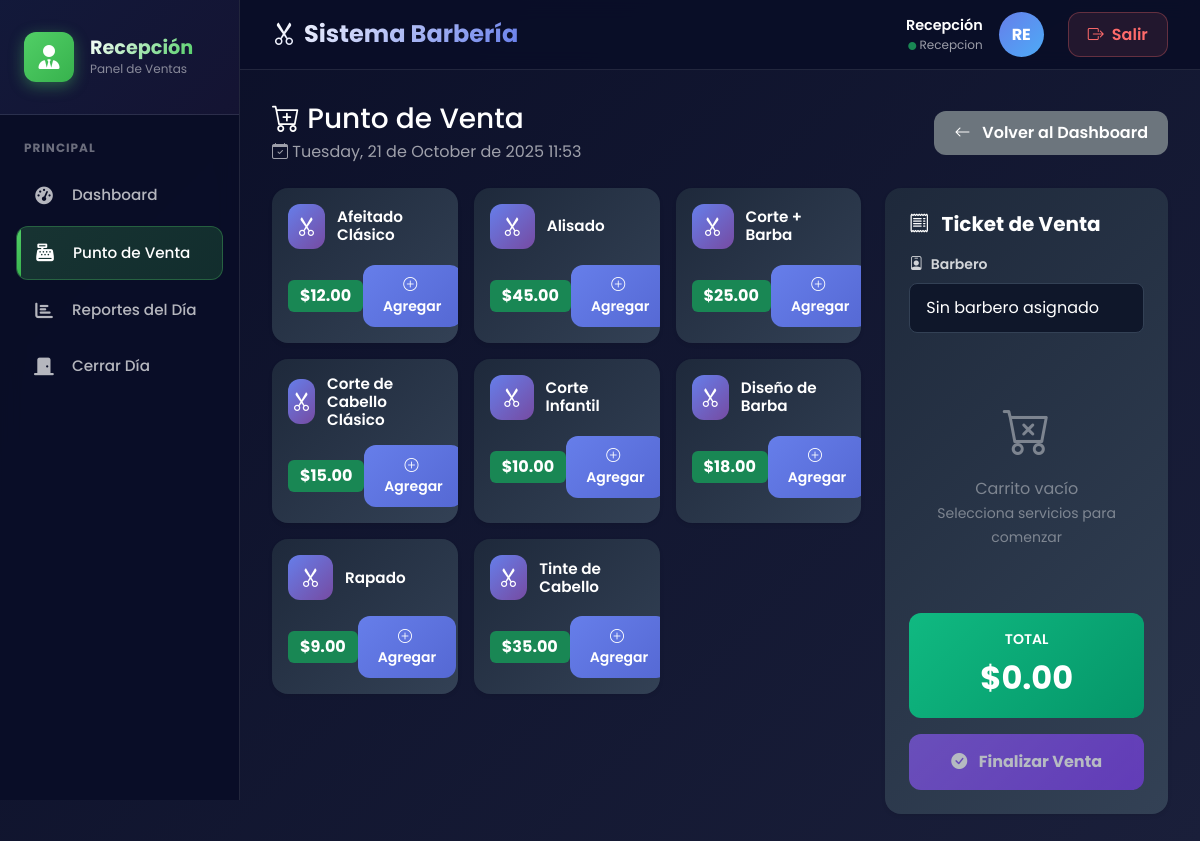
/pos.php (signed in), run on the app's committed database.
### tables this page shows
CREATE TABLE `articles` (
  `id` int(11) NOT NULL,
  `name` varchar(150) NOT NULL,
  `description` text DEFAULT NULL,
  `price` decimal(10,2) NOT NULL,
  `is_active` tinyint(1) NOT NULL DEFAULT 1,
  `created_at` timestamp NOT NULL DEFAULT current_timestamp(),
  `updated_at` timestamp NULL DEFAULT NULL ON UPDATE current_timestamp()
);

### db.php (called while the page is built, shortened)
<?php
function e($string) {
    return htmlspecialchars($string ?? '', ENT_QUOTES, 'UTF-8');
}

### pos.php (the view, shortened to what this page needs)
<?php
require 'db.php';
try {
    $articles = $pdo->query("SELECT * FROM articles WHERE is_active = 1 ORDER BY name ASC")->fetchAll(PDO::FETCH_ASSOC);
} catch(PDOException $e) {
    error_log('POS Error: ' . $e->getMessage());
    $articles = [];
    $barbers = [];
}
include 'header.php';
include 'sidebar_recep.php';
?>
<div class="content">
    <div class="d-flex justify-content-between align-items-center mb-4">
        <div>
            <h3 class="mb-1">
                <i class="bi bi-cart-plus"></i>
                Punto de Venta
            </h3>
            <p class="text-muted mb-0" style="color: rgba(255, 255, 255, 0.6) !important;">
                <i class="bi bi-calendar-check"></i>
                <?= date('l, d \d\e F \d\e Y H:i') ?>
            </p>
        </div>
        <a href="dashboard_recep.php" class="btn btn-secondary">
            <i class="bi bi-arrow-left me-2"></i>
            Volver al Dashboard
        </a>
    </div>
    <div class="row">
        <div class="col-lg-8 mb-4">
            <?php if(empty($articles)): ?>
                <div class="alert alert-warning" style="background: rgba(245, 158, 11, 0.1); border: 1px solid #f59e0b; color: #fbbf24; border-radius: 0.75rem;">
                    <i class="bi bi-exclamation-triangle me-2"></i>
                    No hay artículos disponibles. Contacta al administrador para agregar servicios.
                </div>
            <?php else: ?>
                <div class="row g-3">
                    <?php foreach($articles as $a): ?>
                        <div class="col-md-4 col-sm-6">
                            <div class="card h-100 border-0 shadow-sm article-card" style="background: linear-gradient(135deg, #1e293b 0%, #334155 100%); border-radius: 1rem; cursor: pointer; transition: all 0.3s ease;">
                                <div class="card-body p-3">
                                    <div class="d-flex align-items-center mb-2">
                                        <div style="width: 45px; height: 45px; background: linear-gradient(135deg, #667eea 0%, #764ba2 100%); border-radius: 0.75rem; display: flex; align-items: center; justify-content: center; margin-right: 0.75rem;">
                                            <i class="bi bi-scissors" style="color: white; font-size: 1.25rem;"></i>
                                        </div>
                                        <div class="flex-grow-1">
                                            <h6 class="mb-0" style="color: white; font-weight: 600; font-size: 0.95rem;"><?= e($a['name']) ?></h6>
                                        </div>
                                    </div>
                                    <div class="d-flex justify-content-between align-items-center mt-3">
                                        <span class="badge bg-success" style="font-size: 1rem; padding: 0.5rem 0.75rem;">
                                            $<?= number_format($a['price'], 2) ?>
                                        </span>
                                        <button class="btn btn-sm btn-primary add-item-btn"
                                                data-id="<?= $a['id'] ?>"
                                                data-name="<?= e($a['name']) ?>"
                                                data-price="<?= $a['price'] ?>">
                                            <i class="bi bi-plus-circle me-1"></i>
                                            Agregar
                                        </button>
                                    </div>
                                </div>
                            </div>
                        </div>
                    <?php endforeach; ?>
                </div>
            <?php endif; ?>
        </div>
        <div class="col-lg-4">
            <div class="card border-0 shadow-sm" style="background: linear-gradient(135deg, #1e293b 0%, #334155 100%); border-radius: 1rem; position: sticky; top: 20px;">
                <div class="card-body p-4">
                    <h5 class="mb-3" style="color: white; font-weight: 700;">
                        <i class="bi bi-receipt me-2"></i>
                        Ticket de Venta
                    </h5>
                    <div class="mb-3">
                        <label class="form-label" style="color: rgba(255, 255, 255, 0.8); font-size: 0.875rem; font-weight: 600;">
                            <i class="bi bi-person-badge me-1"></i>
                            Barbero
                        </label>
                        <select id="barber-select" class="form-select" style="background: #0f172a; border: 1px solid #334155; color: white; border-radius: 0.5rem;">
                            <option value="">Sin barbero asignado</option>
                        </select>
                    </div>
                    <div id="ticket-items" style="max-height: 350px; overflow-y: auto; margin-bottom: 1rem;">
                    </div>
                    <div class="mb-3 p-3 text-center" style="background: linear-gradient(135deg, #10b981 0%, #059669 100%); border-radius: 0.75rem;">
                        <div style="color: white; font-size: 0.875rem; font-weight: 600; margin-bottom: 0.25rem;">TOTAL</div>
                        <div style="color: white; font-size: 2rem; font-weight: 700;">$<span id="total">0.00</span></div>
                    </div>
                    <button id="complete-sale-btn" class="btn w-100" style="background: linear-gradient(135deg, #8b5cf6 0%, #7c3aed 100%); color: white; font-weight: 700; padding: 1rem; border-radius: 0.75rem; border: none;" disabled>
                        <i class="bi bi-check-circle-fill me-2"></i>
                        Finalizar Venta
                    </button>
                </div>
            </div>
        </div>
    </div>
</div>
</body>
</html>

### header.php (style rules this page uses)
:root { --primary: #667eea; --primary-dark: #5568d3; --secondary: #764ba2; --success: #51cf66; --danger: #ff6b6b; --warning: #ffd43b; --info: #4dabf7; --dark: #0a0e27; --dark-light: #1a1f3a; --sidebar-width: 240px; --navbar-height: 70px; }
* { margin: 0; padding: 0; box-sizing: border-box; }
body { font-family: 'Poppins', -apple-system, BlinkMacSystemFont, 'Segoe UI', Roboto, sans-serif; background: linear-gradient(135deg, #0a0e27 0%, #1a1f3a 100%); color: #fff; overflow-x: hidden; min-height: 100vh; }
.content { margin-left: var(--sidebar-width); margin-top: var(--navbar-height); padding: 2rem; min-height: calc(100vh - var(--navbar-height)); transition: margin-left 0.3s ease; width: calc(100% - var(--sidebar-width)); }
.card { background: rgba(255, 255, 255, 0.05); backdrop-filter: blur(10px); border: 1px solid rgba(255, 255, 255, 0.1); border-radius: 20px; box-shadow: 0 4px 6px rgba(0, 0, 0, 0.1); transition: all 0.3s ease; overflow: hidden; }
.card-body { padding: 1.5rem; }
.btn { border-radius: 12px; padding: 0.625rem 1.25rem; font-weight: 600; transition: all 0.3s ease; border: none; }
.btn-primary { background: linear-gradient(135deg, var(--primary) 0%, var(--primary-dark) 100%); color: white; }
.form-control, .form-select { background: rgba(255, 255, 255, 0.05); border: 2px solid rgba(255, 255, 255, 0.1); border-radius: 12px; padding: 0.75rem 1rem; transition: all 0.3s ease; color: white; }
.form-label { font-weight: 600; color: white; margin-bottom: 0.5rem; }

### data on the page
articles: name "Afeitado Clásico", price "12.00"
articles: name "Alisado", price "45.00"
articles: name "Corte + Barba", price "25.00"
articles: name "Corte de Cabello Clásico", price "15.00"
articles: name "Corte Infantil", price "10.00"
articles: name "Diseño de Barba", price "18.00"
articles: name "Rapado", price "9.00"
articles: name "Tinte de Cabello", price "35.00"

### other printed values
$_SESSION['user_name'] "Recepción"
$_SESSION['user_role'] "Recepcion"
substr(e($_SESSION['user_name']), 0, 2) "RE"
